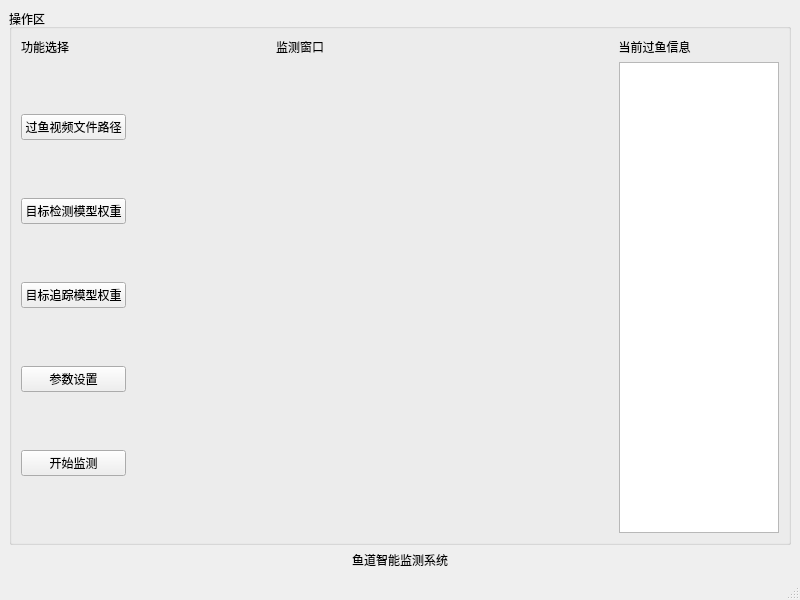
<?xml version="1.0" encoding="UTF-8"?>
<ui version="4.0">
 <class>MainWindow</class>
 <widget class="QMainWindow" name="MainWindow">
  <property name="geometry">
   <rect>
    <x>0</x>
    <y>0</y>
    <width>800</width>
    <height>600</height>
   </rect>
  </property>
  <property name="windowTitle">
   <string>MainWindow</string>
  </property>
  <widget class="QWidget" name="centralwidget">
   <layout class="QVBoxLayout" name="verticalLayout">
    <item>
     <widget class="QGroupBox" name="groupBox">
      <property name="title">
       <string>操作区</string>
      </property>
      <layout class="QVBoxLayout" name="verticalLayout_3">
       <item>
        <layout class="QHBoxLayout" name="horizontalLayout">
         <item>
          <widget class="QLabel" name="label_2">
           <property name="text">
            <string>功能选择</string>
           </property>
          </widget>
         </item>
         <item>
          <widget class="QLabel" name="label_3">
           <property name="text">
            <string>监测窗口</string>
           </property>
          </widget>
         </item>
         <item>
          <widget class="QLabel" name="label_4">
           <property name="text">
            <string>当前过鱼信息</string>
           </property>
           <property name="alignment">
            <set>Qt::AlignCenter</set>
           </property>
          </widget>
         </item>
        </layout>
       </item>
       <item>
        <layout class="QHBoxLayout" name="horizontalLayout_2" stretch="0,3,1">
         <item>
          <layout class="QVBoxLayout" name="verticalLayout_2">
           <item>
            <widget class="QPushButton" name="pushButton_4">
             <property name="text">
              <string>过鱼视频文件路径</string>
             </property>
            </widget>
           </item>
           <item>
            <widget class="QPushButton" name="pushButton_2">
             <property name="text">
              <string>目标检测模型权重</string>
             </property>
            </widget>
           </item>
           <item>
            <widget class="QPushButton" name="pushButton_5">
             <property name="text">
              <string>目标追踪模型权重</string>
             </property>
            </widget>
           </item>
           <item>
            <widget class="QPushButton" name="pushButton_3">
             <property name="text">
              <string>参数设置</string>
             </property>
            </widget>
           </item>
           <item>
            <widget class="QPushButton" name="pushButton">
             <property name="text">
              <string>开始监测</string>
             </property>
            </widget>
           </item>
          </layout>
         </item>
         <item>
          <widget class="QLabel" name="label_5">
           <property name="text">
            <string/>
           </property>
          </widget>
         </item>
         <item>
          <widget class="QTextBrowser" name="textBrowser"/>
         </item>
        </layout>
       </item>
      </layout>
     </widget>
    </item>
    <item>
     <widget class="QLabel" name="label">
      <property name="text">
       <string>鱼道智能监测系统</string>
      </property>
      <property name="alignment">
       <set>Qt::AlignCenter</set>
      </property>
     </widget>
    </item>
   </layout>
  </widget>
  <widget class="QMenuBar" name="menubar">
   <property name="geometry">
    <rect>
     <x>0</x>
     <y>0</y>
     <width>800</width>
     <height>26</height>
    </rect>
   </property>
  </widget>
  <widget class="QStatusBar" name="statusbar"/>
 </widget>
 <resources/>
 <connections/>
</ui>
